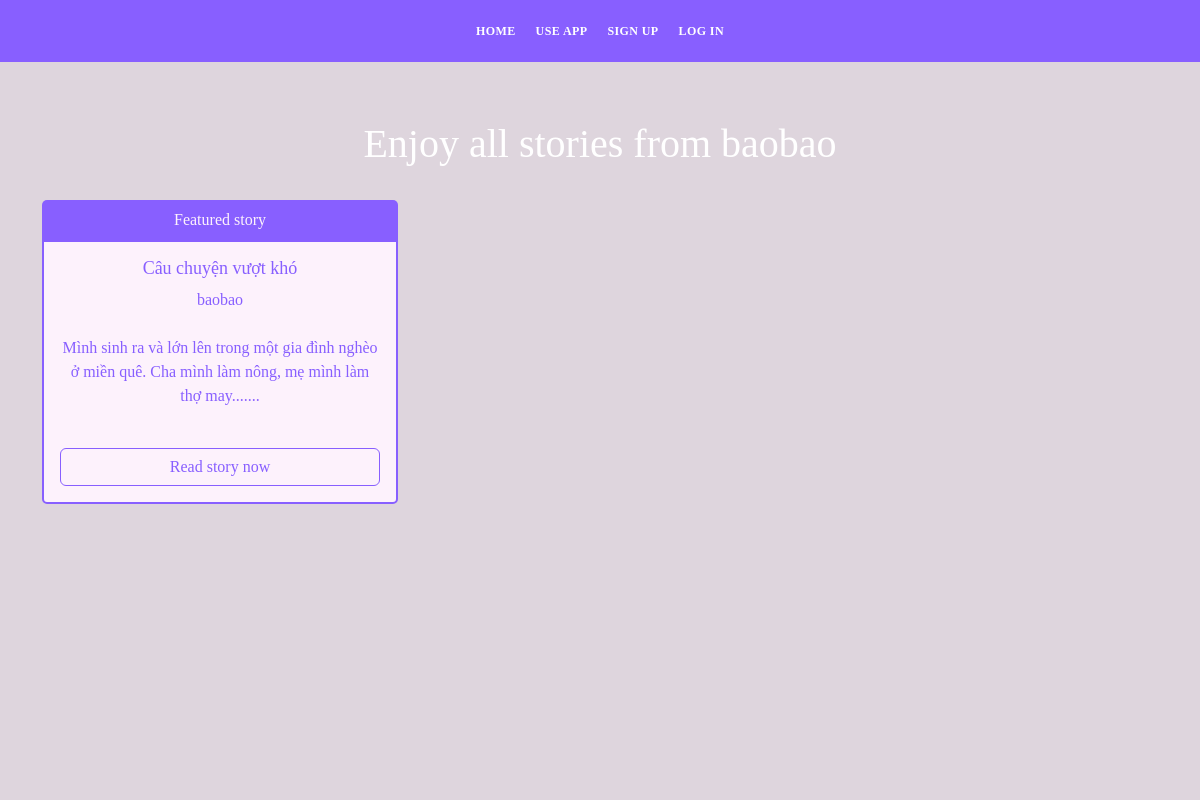
Page /other_user_blogs/1 on the earlier database version.
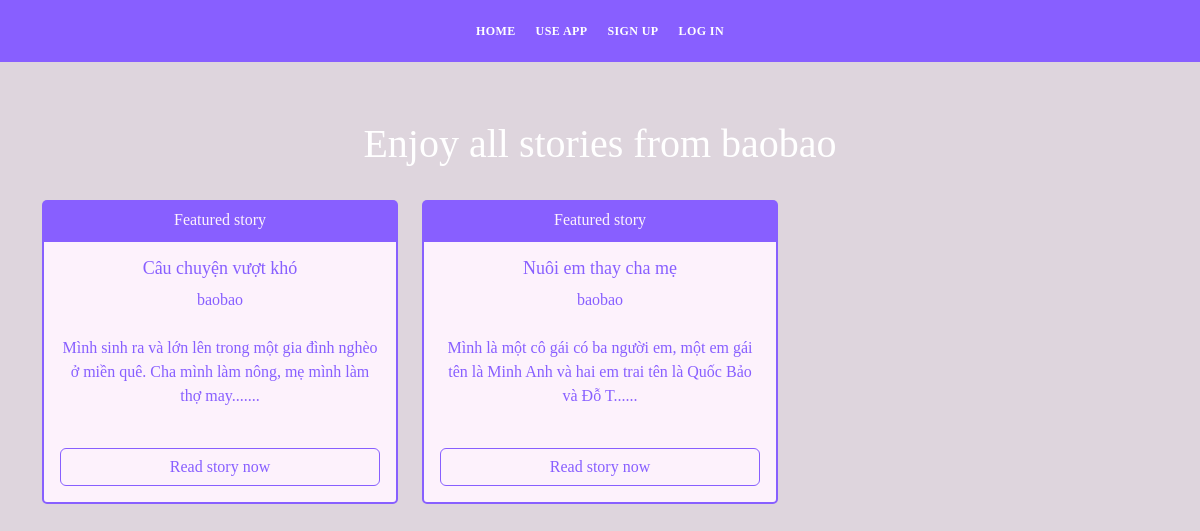
Same page on the later database version.
### app.py (models this page shows, shortened)
class Blogs(db.Model):
    id = db.Column(db.Integer, primary_key=True)
    title = db.Column(db.String(255), nullable=False)
    content = db.Column(db.Text, nullable=False)
    date_posted = db.Column(db.DateTime, default=datetime.utcnow)
    blog_commented = db.relationship('Comments', backref='blog_commented')
    blog_reacted = db.relationship('Reactions', backref='blog_reacted')
    tags = db.relationship('Tags', backref='blog_tags')
    blog_bookmarked = db.relationship('BookMarks', backref='blog_bookmarked')
    blog_category = db.relationship('Categories', backref='blog_category')
    poster_id = db.Column(db.Integer, db.ForeignKey('users.id'))

class Users(db.Model, UserMixin):
    id = db.Column(db.Integer, primary_key=True)
    name = db.Column(db.String(200), nullable=False)
    email =  db.Column(db.String(120), nullable=False, unique=True)
    user_name = db.Column(db.String(120), nullable=False)
    password_hash = db.Column(db.String(200))
    posts = db.relationship('Blogs', backref='poster')
    comments = db.relationship('Comments', backref='commenter')
    reacts = db.relationship('Reactions', backref='reacter')
    bookmarks = db.relationship('BookMarks', backref='bookmarker')
    @property
    def password():
        raise AttributeError('password is not a readable attribute')
    date_added = db.Column(db.DateTime, default=datetime.utcnow)

### app.py (the view)
@app.route("/other_user_blogs/<int:id>", methods=["GET", "POST"])
def other_user_blogs(id):
    user = Users.query.get_or_404(id)
    all_blogs = Blogs.query.order_by(Blogs.date_posted)
    return render_template('other_user_blogs.html', user=user, all_blogs=all_blogs)

### app.py (called while the page is built)
@app.context_processor
def base():
    form = SearchForm()
    return dict(form=form)

### templates/other_user_blogs.html
{% include 'navbar.html' %}
<div id="hero" class="hero route bg-image">
    <div class="overlay-itro"></div>
    <div class="hero-content display-table">
        <div class="table-cell-2">
            <h1>Enjoy all stories from {{user.user_name}}</h1>
            <div class="container">
                <div class="row">
                    {% for blog in all_blogs %}
                        {% if blog.poster.id == user.id %}
                            <div class="col-4 mt-4">
                                <div class="card">
                                    <div class="card-header card-secondary-color">
                                        Featured story
                                    </div>
                                    <div class="card-body card-primary-color">
                                        <h3 class="card-title">{{blog.title}}</h3>
                                        <a href="{{url_for('other_user_blogs', id=blog.poster.id)}}"><p class="card-text">{{blog.poster.user_name}}</p></a>
                                        <p class="card-text mt-4">{{blog.content[:100]}}......</p>
                                        <br>
                                        <div class="d-grid gap-2">
                                            <a href="{{url_for('blog', id=blog.id)}}" class="btn btn-outline-primary">Read story now</a>
                                        </div>
                                    </div>
                                </div>
                            </div>
                        {% endif %}
                    {% endfor %}
                </div>
            </div>
        </div>
    </div>
</div>

Differences in the rows shown:
added Blogs: title "Nuôi em thay cha mẹ", poster.user_name "baobao", content "Mình là một cô gái có ba người em, một em gái tên là Minh Anh và hai em trai tên là Quốc Bảo và Đỗ T"
